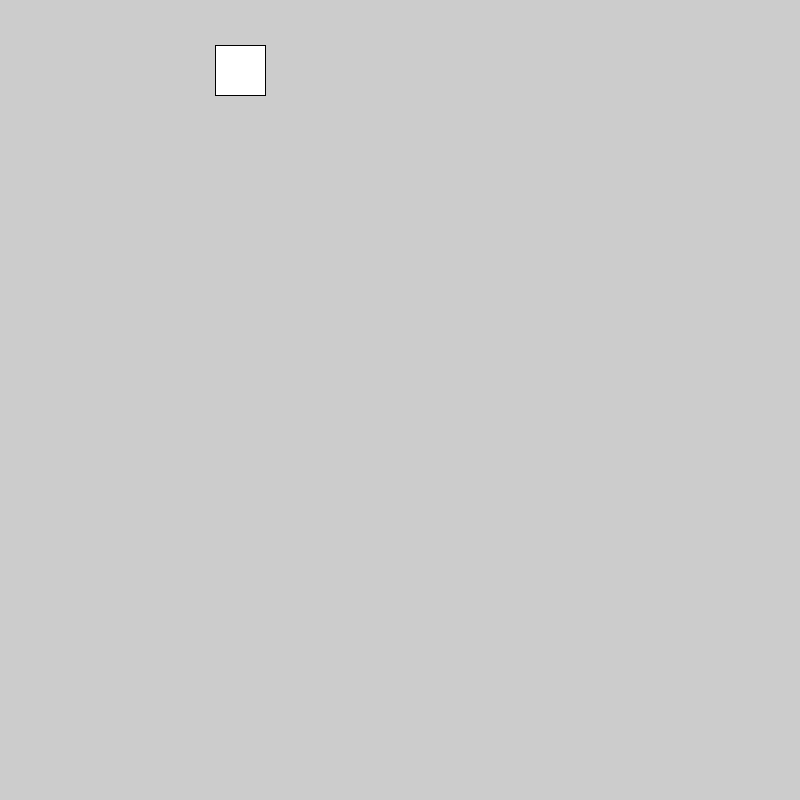
Frame 1 (no input)
Frame 60 (the mouse pressed at the canvas centre just before this capture): identical to frame 1, image omitted
Frame 120 (the mouse held since frame 60 and released just before this capture): identical to frame 1, image omitted

The Processing sketch that drew this single still picture (run headless with seeded random() and noise(); from frame 60 on, the mouse is pressed at the canvas centre):

// Processing sketch: Make_Processing_5_12_MoveWithArrowKeys
// ── Make_Processing_5_12_MoveWithArrowKeys.pde
int x = 215;

void setup() {
  size(800, 800);
}

void draw() {
  if (keyPressed && (key == CODED)) {
    if (keyCode == LEFT) {
      x--;
    } else if (keyCode == RIGHT) {
      x++;
    }
  }
  rect(x, 45, 50, 50);
}
